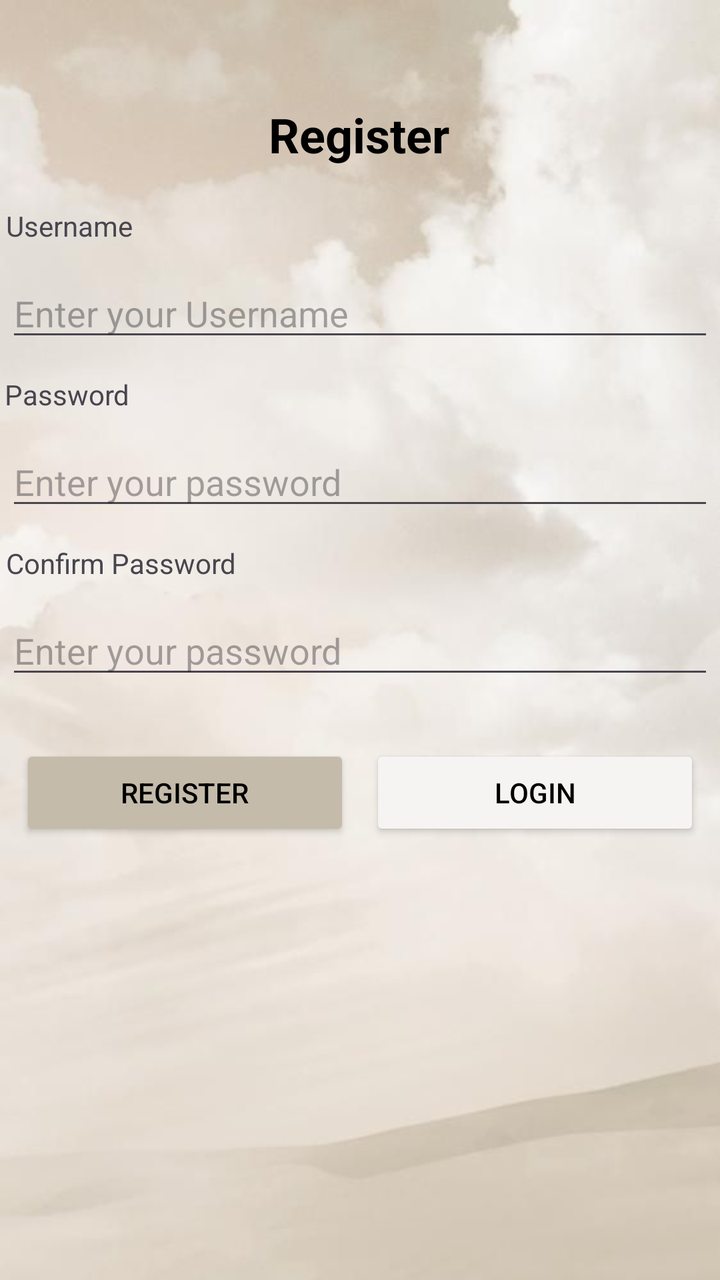
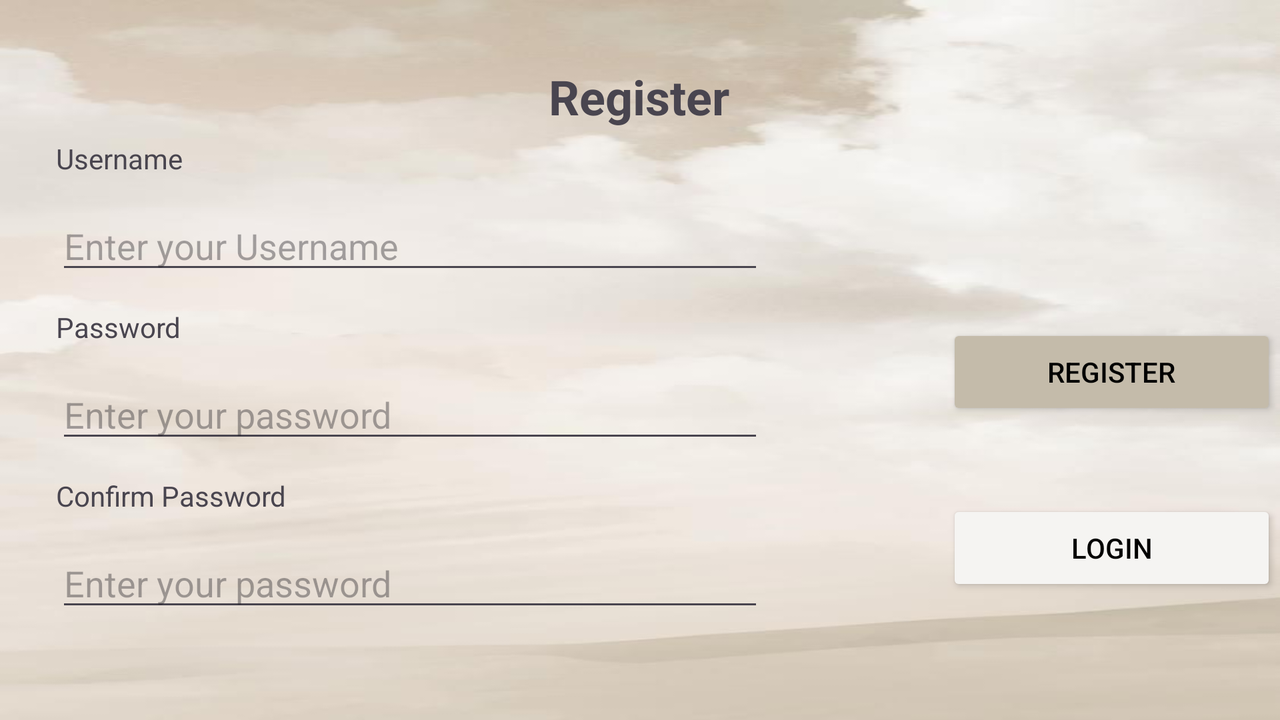

First picture: res/layout/ on a phone held upright. Second picture: the repository's own variant of that layout, on a device whose configuration matches the variant's folder. Source for both follows.
<!-- AndroidManifest.xml: application theme Theme.VietTran33810672FIT2081A2 -->
<!-- res/layout/activity_main.xml -->
<?xml version="1.0" encoding="utf-8"?>
<androidx.constraintlayout.widget.ConstraintLayout xmlns:android="http://schemas.android.com/apk/res/android"
    xmlns:app="http://schemas.android.com/apk/res-auto"
    xmlns:tools="http://schemas.android.com/tools"
    android:layout_width="match_parent"
    android:layout_height="match_parent"
    android:background="@drawable/login_bg1"
    android:onClick="onLoginClick"
    tools:context="com.fit2081.viettran_33810672_fit2081_a2.MainActivity">

    <TextView
        android:id="@+id/textView"
        android:layout_width="wrap_content"
        android:layout_height="wrap_content"
        android:layout_marginStart="176dp"
        android:layout_marginTop="51dp"
        android:layout_marginEnd="177dp"
        android:text="Register"
        android:textColor="@color/black"
        android:textSize="24sp"
        android:textStyle="bold"
        app:layout_constraintEnd_toEndOf="parent"
        app:layout_constraintHorizontal_bias="0.5"
        app:layout_constraintStart_toStartOf="parent"
        app:layout_constraintTop_toTopOf="parent" />

    <Button
        android:id="@+id/btnRegister"
        android:layout_width="wrap_content"
        android:layout_height="wrap_content"
        android:layout_marginTop="28dp"
        android:width="165dp"
        android:backgroundTint="#C4BBAA"
        android:onClick="onRegisterClick"
        android:text="Register"
        android:textColor="@color/black"
        app:layout_constraintEnd_toStartOf="@+id/btnLogin"
        app:layout_constraintHorizontal_bias="0.5"
        app:layout_constraintStart_toStartOf="parent"
        app:layout_constraintTop_toBottomOf="@+id/etConfirmPassword" />

    <Button
        android:id="@+id/btnLogin"
        android:layout_width="wrap_content"
        android:layout_height="wrap_content"
        android:layout_marginTop="28dp"
        android:width="165dp"
        android:backgroundTint="#F5F4F2"
        android:onClick="onLoginClick"
        android:text="Login"
        android:textColor="@color/black"
        app:layout_constraintEnd_toEndOf="parent"
        app:layout_constraintHorizontal_bias="0.5"
        app:layout_constraintStart_toEndOf="@+id/btnRegister"
        app:layout_constraintTop_toBottomOf="@+id/etConfirmPassword" />

    <EditText
        android:id="@+id/etUsername"
        android:layout_width="wrap_content"
        android:layout_height="wrap_content"
        android:layout_marginTop="12dp"
        android:width="354dp"
        android:ems="10"
        android:hint="Enter your Username"
        android:inputType="text"
        app:layout_constraintEnd_toEndOf="parent"
        app:layout_constraintHorizontal_bias="0.473"
        app:layout_constraintStart_toStartOf="parent"
        app:layout_constraintTop_toBottomOf="@+id/textView2" />

    <EditText
        android:id="@+id/etConfirmPassword"
        android:layout_width="wrap_content"
        android:layout_height="wrap_content"
        android:layout_marginTop="12dp"
        android:width="354dp"
        android:ems="10"
        android:hint="Enter your password"
        android:inputType="textPassword"
        app:layout_constraintEnd_toEndOf="parent"
        app:layout_constraintHorizontal_bias="0.473"
        app:layout_constraintStart_toStartOf="parent"
        app:layout_constraintTop_toBottomOf="@+id/textView4" />

    <TextView
        android:id="@+id/textView3"
        android:layout_width="wrap_content"
        android:layout_height="wrap_content"
        android:layout_marginStart="28dp"
        android:layout_marginTop="12dp"
        android:layout_marginEnd="321dp"
        android:text="Password"
        app:layout_constraintEnd_toEndOf="parent"
        app:layout_constraintStart_toStartOf="parent"
        app:layout_constraintTop_toBottomOf="@+id/etUsername" />

    <TextView
        android:id="@+id/textView4"
        android:layout_width="wrap_content"
        android:layout_height="wrap_content"
        android:layout_marginStart="28dp"
        android:layout_marginTop="12dp"
        android:layout_marginEnd="267dp"
        android:text="Confirm Password"
        app:layout_constraintEnd_toEndOf="parent"
        app:layout_constraintStart_toStartOf="parent"
        app:layout_constraintTop_toBottomOf="@+id/etPassword" />

    <EditText
        android:id="@+id/etPassword"
        android:layout_width="wrap_content"
        android:layout_height="wrap_content"
        android:layout_marginTop="12dp"
        android:width="354dp"
        android:ems="10"
        android:hint="Enter your password"
        android:inputType="textPassword"
        app:layout_constraintEnd_toEndOf="parent"
        app:layout_constraintHorizontal_bias="0.473"
        app:layout_constraintStart_toStartOf="parent"
        app:layout_constraintTop_toBottomOf="@+id/textView3" />

    <TextView
        android:id="@+id/textView2"
        android:layout_width="wrap_content"
        android:layout_height="wrap_content"
        android:layout_marginStart="28dp"
        android:layout_marginTop="20dp"
        android:layout_marginEnd="319dp"
        android:text="Username"
        app:layout_constraintEnd_toEndOf="parent"
        app:layout_constraintStart_toStartOf="parent"
        app:layout_constraintTop_toBottomOf="@+id/textView" />

</androidx.constraintlayout.widget.ConstraintLayout>
<!-- resources referenced by this layout -->
<resources>
  <color name="black">#FF000000</color>
  <!-- drawable login_bg1: jpg bitmap (drawable, 21240 bytes) -->
  <style name="Theme.VietTran33810672FIT2081A2" parent="Base.Theme.VietTran33810672FIT2081A2" />
  <style name="Base.Theme.VietTran33810672FIT2081A2" parent="Theme.Material3.DayNight.NoActionBar">
          
          
      </style>
</resources>
<!-- res/layout-land/activity_main.xml (the author's variant of the layout above) -->
<!-- drawn on the phone turned sideways -->
<?xml version="1.0" encoding="utf-8"?>
<androidx.constraintlayout.widget.ConstraintLayout xmlns:android="http://schemas.android.com/apk/res/android"
    xmlns:app="http://schemas.android.com/apk/res-auto"
    xmlns:tools="http://schemas.android.com/tools"
    android:layout_width="match_parent"
    android:layout_height="match_parent"
    android:background="@drawable/login_bg1"
    android:onClick="onLoginClick"
    tools:context="com.fit2081.viettran_33810672_fit2081_a2.RegisterActivity">

    <TextView
        android:id="@+id/textView"
        android:layout_width="wrap_content"
        android:layout_height="wrap_content"
        android:layout_marginStart="176dp"
        android:layout_marginTop="32dp"
        android:layout_marginEnd="177dp"
        android:layout_marginBottom="30dp"
        android:text="Register"
        android:textSize="24sp"
        android:textStyle="bold"
        app:layout_constraintBottom_toTopOf="@+id/textView2"
        app:layout_constraintEnd_toEndOf="parent"
        app:layout_constraintStart_toStartOf="parent"
        app:layout_constraintTop_toTopOf="parent"
        app:layout_constraintVertical_bias="0.0" />

    <EditText
        android:id="@+id/etPassword"
        android:layout_width="wrap_content"
        android:layout_height="wrap_content"
        android:layout_marginStart="28dp"
        android:layout_marginTop="12dp"
        android:width="354dp"
        android:ems="10"
        android:hint="Enter your password"
        android:inputType="textPassword"
        app:layout_constraintBottom_toTopOf="@+id/textView4"
        app:layout_constraintStart_toStartOf="parent"
        app:layout_constraintTop_toBottomOf="@+id/textView3"
        app:layout_constraintVertical_bias="0.5" />

    <TextView
        android:id="@+id/textView4"
        android:layout_width="wrap_content"
        android:layout_height="wrap_content"
        android:layout_marginStart="28dp"
        android:layout_marginTop="12dp"
        android:text="Confirm Password"
        app:layout_constraintBottom_toTopOf="@+id/etConfirmPassword"
        app:layout_constraintStart_toStartOf="parent"
        app:layout_constraintTop_toBottomOf="@+id/etPassword"
        app:layout_constraintVertical_bias="0.5" />

    <TextView
        android:id="@+id/textView3"
        android:layout_width="wrap_content"
        android:layout_height="wrap_content"
        android:layout_marginStart="28dp"
        android:layout_marginTop="12dp"
        android:text="Password"
        app:layout_constraintBottom_toTopOf="@+id/etPassword"
        app:layout_constraintStart_toStartOf="parent"
        app:layout_constraintTop_toBottomOf="@+id/etUsername"
        app:layout_constraintVertical_bias="0.5" />

    <EditText
        android:id="@+id/etUsername"
        android:layout_width="wrap_content"
        android:layout_height="wrap_content"
        android:layout_marginStart="28dp"
        android:layout_marginTop="12dp"
        android:width="354dp"
        android:ems="10"
        android:hint="Enter your Username"
        android:inputType="text"
        app:layout_constraintBottom_toTopOf="@+id/textView3"
        app:layout_constraintStart_toStartOf="parent"
        app:layout_constraintTop_toBottomOf="@+id/textView2"
        app:layout_constraintVertical_bias="0.5" />

    <TextView
        android:id="@+id/textView2"
        android:layout_width="wrap_content"
        android:layout_height="wrap_content"
        android:layout_marginStart="28dp"
        android:layout_marginTop="20dp"
        android:text="Username"
        app:layout_constraintBottom_toTopOf="@+id/etUsername"
        app:layout_constraintStart_toStartOf="parent"
        app:layout_constraintTop_toTopOf="parent"
        app:layout_constraintVertical_bias="0.5"
        app:layout_constraintVertical_chainStyle="packed" />

    <EditText
        android:id="@+id/etConfirmPassword"
        android:layout_width="wrap_content"
        android:layout_height="wrap_content"
        android:layout_marginStart="28dp"
        android:layout_marginTop="12dp"
        android:width="354dp"
        android:ems="10"
        android:hint="Enter your password"
        android:inputType="textPassword"
        app:layout_constraintBottom_toBottomOf="parent"
        app:layout_constraintStart_toStartOf="parent"
        app:layout_constraintTop_toBottomOf="@+id/textView4"
        app:layout_constraintVertical_bias="0.5" />

    <Button
        android:id="@+id/btnLogin"
        android:layout_width="wrap_content"
        android:layout_height="wrap_content"
        android:layout_marginTop="40dp"
        android:layout_marginEnd="4dp"
        android:width="165dp"
        android:backgroundTint="#F5F4F2"
        android:onClick="onLoginClick"
        android:text="Login"
        android:textColor="@color/black"
        app:layout_constraintBottom_toBottomOf="parent"
        app:layout_constraintEnd_toEndOf="parent"
        app:layout_constraintHorizontal_bias="0.647"
        app:layout_constraintStart_toStartOf="@+id/guideline"
        app:layout_constraintTop_toBottomOf="@+id/btnRegister"
        app:layout_constraintVertical_bias="0.5" />

    <Button
        android:id="@+id/btnRegister"
        android:layout_width="wrap_content"
        android:layout_height="wrap_content"
        android:layout_marginTop="100dp"
        android:layout_marginEnd="4dp"
        android:width="165dp"
        android:backgroundTint="#C4BBAA"
        android:onClick="onRegisterClick"
        android:text="Register"
        android:textColor="@color/black"
        app:layout_constraintBottom_toTopOf="@+id/btnLogin"
        app:layout_constraintEnd_toEndOf="parent"
        app:layout_constraintHorizontal_bias="0.647"
        app:layout_constraintStart_toStartOf="@+id/guideline"
        app:layout_constraintTop_toTopOf="parent"
        app:layout_constraintVertical_bias="0.5"
        app:layout_constraintVertical_chainStyle="packed" />

    <androidx.constraintlayout.widget.Guideline
        android:id="@+id/guideline"
        android:layout_width="wrap_content"
        android:layout_height="wrap_content"
        android:orientation="vertical"
        app:layout_constraintGuide_begin="477dp" />

</androidx.constraintlayout.widget.ConstraintLayout>
